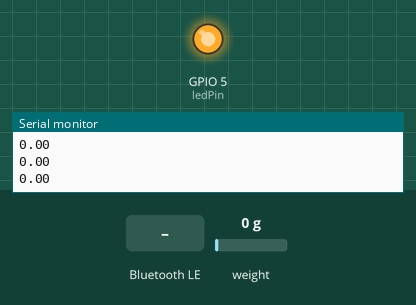
Recording of a program running on a simulated ESP32. Parts: output pins drawn as LEDs (lit = HIGH), the last lines printed to the serial monitor. The inputs (shaded band) are chosen by the test bench; at power-on: weight on the scale 0 g. Nothing arrives over Bluetooth unless stated; a phone connects over Bluetooth LE 3 s after start.

Above: at 2.2 s.
2.3 s: weight on the scale set to 100 g
At 3.5 s:
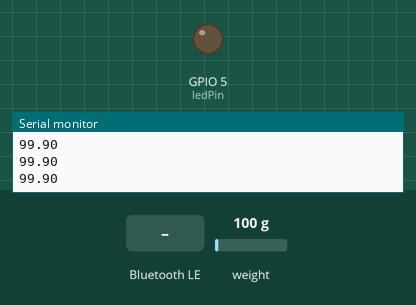
4.5 s: Bluetooth LE write "1" received
At 6.4 s:
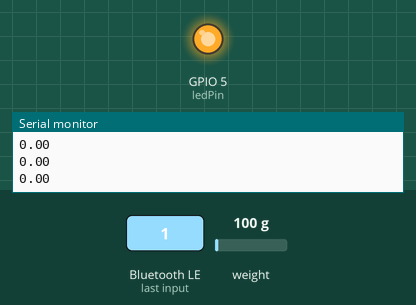
7.3 s: weight on the scale set to 1250 g
At 7.7 s:
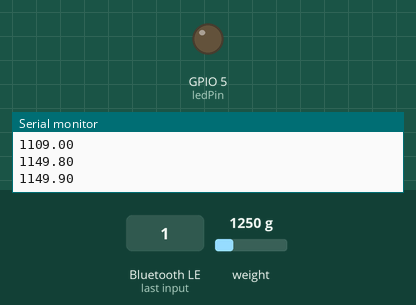
8.8 s: Bluetooth LE write "0" received
At 11.3 s:
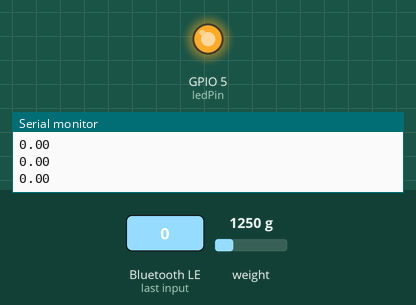
Timing chart, 0 to 12.4 s (numbered marks = the images above; inputs shaded):
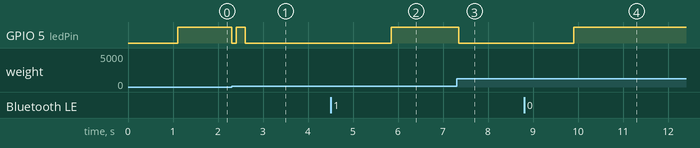

The program:

main.cpp
```cpp
#include <Arduino.h>
#include <BLEDevice.h>
#include <BLEServer.h>
#include <BLEUtils.h>
#include <BLE2902.h>
#include "HX711.h"
#include <SimpleKalmanFilter.h>

// Time interval for sending data
const unsigned long interval = 100;
unsigned long previousMillis = 0;
bool isTaring = false;

// Counter and time variables for incrementing every second
double weight = 0;
unsigned long previousSecondMillis = 0;
const int ledPin = 5;

#define DOUT  16
#define CLK  17

HX711 scale;

SimpleKalmanFilter kalmanFilter(0.3, 4, 0.1);

// Custom service and characteristic UUIDs
#define SERVICE_UUID "4fafc201-1fb5-459e-8fcc-c5c9c331914b"
#define COUNTER_CHARACTERISTIC_UUID "beb5483e-36e1-4688-b7f5-ea07361b26a8"
#define TARE_CHARACTERISTIC_UUID "156858ce-e2bf-4e1f-8d72-0b4df0a9f7e6"

// BLE characteristics
BLECharacteristic *pCounterCharacteristic;
BLECharacteristic *pTareCharacteristic;

class ServerCallbacks : public BLEServerCallbacks {
  void onConnect(BLEServer *pServer) {
    Serial.println("Connected to device");
  }

  void onDisconnect(BLEServer *pServer) {
    Serial.println("Disconnected from device");
    BLEDevice::startAdvertising();
  }
};

class TareCharacteristicCallbacks : public BLECharacteristicCallbacks {
  void onWrite(BLECharacteristic *pTareCharacteristic) {
    isTaring = true;
    scale.tare();
    Serial.println("Tared");
    isTaring = false;
  }
};

void calibrate_scale() {
  Serial.println("Remove all weight from the scale and press any key to continue...");
  while (Serial.available() == 0) {}
  while (Serial.read() != -1) {}

  scale.set_scale();
  scale.tare();

  Serial.println("Place the 100g weight on the scale and press any key to continue...");
  while (Serial.available() == 0) {}
  while (Serial.read() != -1) {}

  long weight_reading = scale.get_units(10);
  float calibration_factor = weight_reading/100;
  Serial.print("Calibration factor: ");
  Serial.println(calibration_factor, 5);

  scale.set_scale(calibration_factor);
  scale.tare();
}


void setup() {
  Serial.begin(9600);

  pinMode(ledPin, OUTPUT);

  // Initialize BLE
  BLEDevice::init("ESP32_Counter");
  BLEServer *pServer = BLEDevice::createServer();
  BLEService *pService = pServer->createService(SERVICE_UUID);

  // Counter characteristic
  pCounterCharacteristic = pService->createCharacteristic(
                           COUNTER_CHARACTERISTIC_UUID,
                           BLECharacteristic::PROPERTY_READ |
                           BLECharacteristic::PROPERTY_NOTIFY
                         );
  pCounterCharacteristic->addDescriptor(new BLE2902());

  // Tare characteristic
  pTareCharacteristic = pService->createCharacteristic(
                         TARE_CHARACTERISTIC_UUID,
                         BLECharacteristic::PROPERTY_WRITE
                       );

  pTareCharacteristic->setCallbacks(new TareCharacteristicCallbacks());

  pServer->setCallbacks(new ServerCallbacks());
  pService->start();

  BLEAdvertising *pAdvertising = BLEDevice::getAdvertising();
  pAdvertising->addServiceUUID(SERVICE_UUID);
  pAdvertising->start();

  Serial.println("BLE Counter Ready");
  scale.begin(DOUT, CLK);
  // calibrate_scale();
  scale.set_scale(-427);
  scale.tare();
}

void loop() {
  unsigned long currentMillis = millis();


  if (currentMillis - previousMillis >= interval) {
    previousMillis = currentMillis;
    if (isTaring) return;

    double raw_weight= scale.get_units(1);
    int weightInt = kalmanFilter.updateEstimate(raw_weight)*10;
    weight = weightInt/10.0;

    if (int(weight) % 2 == 0) {
      digitalWrite(ledPin, HIGH);
    } else {
      digitalWrite(ledPin, LOW);
    }

    pCounterCharacteristic->setValue(weight);
    pCounterCharacteristic->notify();

    Serial.println(weight);
  }
}
```

Measured:
- after the input at 2.3 s, GPIO 5 (ledPin): HIGH → LOW at once, → HIGH 0.10 s later, → LOW 0.20 s later
- after the input at 4.5 s, GPIO 5 (ledPin): LOW → HIGH after 1.4 s
- after the input at 7.3 s, GPIO 5 (ledPin): HIGH → LOW after 0.05 s
- after the input at 8.8 s, GPIO 5 (ledPin): LOW → HIGH after 1.1 s
